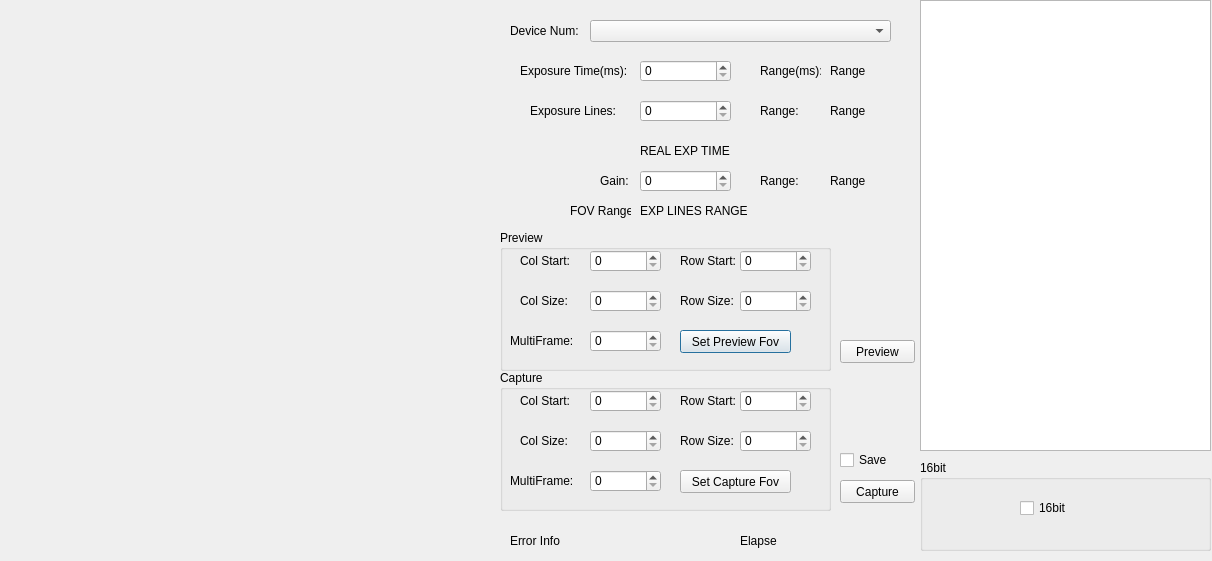
<?xml version="1.0" encoding="UTF-8"?>
<ui version="4.0">
 <class>KSJDemoQT_16Bits</class>
 <widget class="QDialog" name="KSJDemoQT_16Bits">
  <property name="geometry">
   <rect>
    <x>0</x>
    <y>0</y>
    <width>1212</width>
    <height>561</height>
   </rect>
  </property>
  <property name="windowTitle">
   <string>KSJDemoQT</string>
  </property>
  <widget class="QWidget" name="PREVIEWWND_Widget" native="true">
   <property name="geometry">
    <rect>
     <x>-10</x>
     <y>0</y>
     <width>501</width>
     <height>561</height>
    </rect>
   </property>
  </widget>
  <widget class="QLabel" name="DEVICENUM_Label">
   <property name="geometry">
    <rect>
     <x>510</x>
     <y>20</y>
     <width>71</width>
     <height>21</height>
    </rect>
   </property>
   <property name="text">
    <string>Device Num:</string>
   </property>
  </widget>
  <widget class="QComboBox" name="DEVICE_LIST_ComboBox">
   <property name="geometry">
    <rect>
     <x>590</x>
     <y>20</y>
     <width>301</width>
     <height>22</height>
    </rect>
   </property>
  </widget>
  <widget class="QSpinBox" name="ExposureLinesSpinBox">
   <property name="geometry">
    <rect>
     <x>640</x>
     <y>100</y>
     <width>91</width>
     <height>22</height>
    </rect>
   </property>
  </widget>
  <widget class="QSpinBox" name="GainSpinBox">
   <property name="geometry">
    <rect>
     <x>640</x>
     <y>170</y>
     <width>91</width>
     <height>22</height>
    </rect>
   </property>
  </widget>
  <widget class="QLabel" name="label_6">
   <property name="geometry">
    <rect>
     <x>600</x>
     <y>170</y>
     <width>41</width>
     <height>21</height>
    </rect>
   </property>
   <property name="text">
    <string>Gain:</string>
   </property>
  </widget>
  <widget class="QLabel" name="label_7">
   <property name="geometry">
    <rect>
     <x>520</x>
     <y>60</y>
     <width>111</width>
     <height>21</height>
    </rect>
   </property>
   <property name="text">
    <string>Exposure Time(ms):</string>
   </property>
  </widget>
  <widget class="QLabel" name="label_8">
   <property name="geometry">
    <rect>
     <x>530</x>
     <y>100</y>
     <width>91</width>
     <height>21</height>
    </rect>
   </property>
   <property name="text">
    <string>Exposure Lines:</string>
   </property>
  </widget>
  <widget class="QSpinBox" name="ExposureTimeSpinBox">
   <property name="geometry">
    <rect>
     <x>640</x>
     <y>60</y>
     <width>91</width>
     <height>22</height>
    </rect>
   </property>
  </widget>
  <widget class="QLabel" name="label_9">
   <property name="geometry">
    <rect>
     <x>760</x>
     <y>60</y>
     <width>61</width>
     <height>21</height>
    </rect>
   </property>
   <property name="text">
    <string>Range(ms):</string>
   </property>
  </widget>
  <widget class="QLabel" name="label_10">
   <property name="geometry">
    <rect>
     <x>760</x>
     <y>100</y>
     <width>41</width>
     <height>21</height>
    </rect>
   </property>
   <property name="text">
    <string>Range:</string>
   </property>
  </widget>
  <widget class="QLabel" name="label_11">
   <property name="geometry">
    <rect>
     <x>760</x>
     <y>170</y>
     <width>41</width>
     <height>21</height>
    </rect>
   </property>
   <property name="text">
    <string>Range:</string>
   </property>
  </widget>
  <widget class="QLabel" name="EXPOSURE_TIME_RANGE_Label">
   <property name="geometry">
    <rect>
     <x>830</x>
     <y>60</y>
     <width>71</width>
     <height>21</height>
    </rect>
   </property>
   <property name="text">
    <string>Range</string>
   </property>
  </widget>
  <widget class="QLabel" name="EXPOSURE_LINES_RANGE_Label">
   <property name="geometry">
    <rect>
     <x>830</x>
     <y>100</y>
     <width>71</width>
     <height>21</height>
    </rect>
   </property>
   <property name="text">
    <string>Range</string>
   </property>
  </widget>
  <widget class="QLabel" name="GAIN_RANGE_Label">
   <property name="geometry">
    <rect>
     <x>830</x>
     <y>170</y>
     <width>71</width>
     <height>21</height>
    </rect>
   </property>
   <property name="text">
    <string>Range</string>
   </property>
  </widget>
  <widget class="QLabel" name="EXPOSURE_TIME_REAL_Label">
   <property name="geometry">
    <rect>
     <x>640</x>
     <y>140</y>
     <width>201</width>
     <height>21</height>
    </rect>
   </property>
   <property name="text">
    <string>REAL EXP TIME</string>
   </property>
  </widget>
  <widget class="QLabel" name="FOV_RANGE_Label">
   <property name="geometry">
    <rect>
     <x>640</x>
     <y>200</y>
     <width>201</width>
     <height>21</height>
    </rect>
   </property>
   <property name="text">
    <string>EXP LINES RANGE</string>
   </property>
  </widget>
  <widget class="QLabel" name="label_12">
   <property name="geometry">
    <rect>
     <x>570</x>
     <y>200</y>
     <width>61</width>
     <height>21</height>
    </rect>
   </property>
   <property name="text">
    <string>FOV Range:</string>
   </property>
  </widget>
  <widget class="QGroupBox" name="groupBox">
   <property name="geometry">
    <rect>
     <x>500</x>
     <y>230</y>
     <width>331</width>
     <height>141</height>
    </rect>
   </property>
   <property name="title">
    <string>Preview</string>
   </property>
   <widget class="QLabel" name="label">
    <property name="geometry">
     <rect>
      <x>20</x>
      <y>20</y>
      <width>61</width>
      <height>21</height>
     </rect>
    </property>
    <property name="text">
     <string>Col Start:</string>
    </property>
   </widget>
   <widget class="QLabel" name="label_2">
    <property name="geometry">
     <rect>
      <x>180</x>
      <y>20</y>
      <width>61</width>
      <height>21</height>
     </rect>
    </property>
    <property name="text">
     <string>Row Start:</string>
    </property>
   </widget>
   <widget class="QLabel" name="label_3">
    <property name="geometry">
     <rect>
      <x>20</x>
      <y>60</y>
      <width>61</width>
      <height>21</height>
     </rect>
    </property>
    <property name="text">
     <string>Col Size:</string>
    </property>
   </widget>
   <widget class="QLabel" name="label_4">
    <property name="geometry">
     <rect>
      <x>180</x>
      <y>60</y>
      <width>61</width>
      <height>21</height>
     </rect>
    </property>
    <property name="text">
     <string>Row Size:</string>
    </property>
   </widget>
   <widget class="QLabel" name="label_5">
    <property name="geometry">
     <rect>
      <x>10</x>
      <y>100</y>
      <width>71</width>
      <height>21</height>
     </rect>
    </property>
    <property name="text">
     <string>MultiFrame:</string>
    </property>
   </widget>
   <widget class="QPushButton" name="SetPreviewFovButton">
    <property name="geometry">
     <rect>
      <x>180</x>
      <y>100</y>
      <width>111</width>
      <height>23</height>
     </rect>
    </property>
    <property name="text">
     <string>Set Preview Fov</string>
    </property>
   </widget>
   <widget class="QSpinBox" name="PreviewColStartSpinBox">
    <property name="geometry">
     <rect>
      <x>90</x>
      <y>20</y>
      <width>71</width>
      <height>22</height>
     </rect>
    </property>
   </widget>
   <widget class="QSpinBox" name="PreviewColSizeSpinBox">
    <property name="geometry">
     <rect>
      <x>90</x>
      <y>60</y>
      <width>71</width>
      <height>22</height>
     </rect>
    </property>
   </widget>
   <widget class="QSpinBox" name="PreviewRowStartSpinBox">
    <property name="geometry">
     <rect>
      <x>240</x>
      <y>20</y>
      <width>71</width>
      <height>22</height>
     </rect>
    </property>
   </widget>
   <widget class="QSpinBox" name="PreviewRowSizeSpinBox">
    <property name="geometry">
     <rect>
      <x>240</x>
      <y>60</y>
      <width>71</width>
      <height>22</height>
     </rect>
    </property>
   </widget>
   <widget class="QSpinBox" name="PreviewMultiFrameSpinBox">
    <property name="geometry">
     <rect>
      <x>90</x>
      <y>100</y>
      <width>71</width>
      <height>22</height>
     </rect>
    </property>
   </widget>
  </widget>
  <widget class="QGroupBox" name="groupBox_2">
   <property name="geometry">
    <rect>
     <x>500</x>
     <y>370</y>
     <width>331</width>
     <height>141</height>
    </rect>
   </property>
   <property name="title">
    <string>Capture</string>
   </property>
   <widget class="QLabel" name="label_18">
    <property name="geometry">
     <rect>
      <x>20</x>
      <y>20</y>
      <width>61</width>
      <height>21</height>
     </rect>
    </property>
    <property name="text">
     <string>Col Start:</string>
    </property>
   </widget>
   <widget class="QLabel" name="label_19">
    <property name="geometry">
     <rect>
      <x>180</x>
      <y>20</y>
      <width>61</width>
      <height>21</height>
     </rect>
    </property>
    <property name="text">
     <string>Row Start:</string>
    </property>
   </widget>
   <widget class="QLabel" name="label_20">
    <property name="geometry">
     <rect>
      <x>20</x>
      <y>60</y>
      <width>61</width>
      <height>21</height>
     </rect>
    </property>
    <property name="text">
     <string>Col Size:</string>
    </property>
   </widget>
   <widget class="QLabel" name="label_21">
    <property name="geometry">
     <rect>
      <x>180</x>
      <y>60</y>
      <width>61</width>
      <height>21</height>
     </rect>
    </property>
    <property name="text">
     <string>Row Size:</string>
    </property>
   </widget>
   <widget class="QLabel" name="label_22">
    <property name="geometry">
     <rect>
      <x>10</x>
      <y>100</y>
      <width>71</width>
      <height>21</height>
     </rect>
    </property>
    <property name="text">
     <string>MultiFrame:</string>
    </property>
   </widget>
   <widget class="QPushButton" name="SetCaptureFovButton">
    <property name="geometry">
     <rect>
      <x>180</x>
      <y>100</y>
      <width>111</width>
      <height>23</height>
     </rect>
    </property>
    <property name="text">
     <string>Set Capture Fov</string>
    </property>
   </widget>
   <widget class="QSpinBox" name="CaptureColStartSpinBox">
    <property name="geometry">
     <rect>
      <x>90</x>
      <y>20</y>
      <width>71</width>
      <height>22</height>
     </rect>
    </property>
   </widget>
   <widget class="QSpinBox" name="CaptureColSizeSpinBox">
    <property name="geometry">
     <rect>
      <x>90</x>
      <y>60</y>
      <width>71</width>
      <height>22</height>
     </rect>
    </property>
   </widget>
   <widget class="QSpinBox" name="CaptureRowStartSpinBox">
    <property name="geometry">
     <rect>
      <x>240</x>
      <y>20</y>
      <width>71</width>
      <height>22</height>
     </rect>
    </property>
   </widget>
   <widget class="QSpinBox" name="CaptureRowSizeSpinBox">
    <property name="geometry">
     <rect>
      <x>240</x>
      <y>60</y>
      <width>71</width>
      <height>22</height>
     </rect>
    </property>
   </widget>
   <widget class="QSpinBox" name="CaptureMultiFrameSpinBox">
    <property name="geometry">
     <rect>
      <x>90</x>
      <y>100</y>
      <width>71</width>
      <height>22</height>
     </rect>
    </property>
   </widget>
  </widget>
  <widget class="QPushButton" name="PreviewButton">
   <property name="geometry">
    <rect>
     <x>840</x>
     <y>340</y>
     <width>75</width>
     <height>23</height>
    </rect>
   </property>
   <property name="text">
    <string>Preview</string>
   </property>
  </widget>
  <widget class="QPushButton" name="CaptureButton">
   <property name="geometry">
    <rect>
     <x>840</x>
     <y>480</y>
     <width>75</width>
     <height>23</height>
    </rect>
   </property>
   <property name="text">
    <string>Capture</string>
   </property>
  </widget>
  <widget class="QLabel" name="ERROR_INFO_Label">
   <property name="geometry">
    <rect>
     <x>510</x>
     <y>530</y>
     <width>201</width>
     <height>21</height>
    </rect>
   </property>
   <property name="text">
    <string>Error Info</string>
   </property>
  </widget>
  <widget class="QLabel" name="ELAPSE_TIME_Label">
   <property name="geometry">
    <rect>
     <x>740</x>
     <y>530</y>
     <width>121</width>
     <height>21</height>
    </rect>
   </property>
   <property name="text">
    <string>Elapse</string>
   </property>
  </widget>
  <widget class="QTableWidget" name="FunctionTableWidget">
   <property name="geometry">
    <rect>
     <x>920</x>
     <y>0</y>
     <width>291</width>
     <height>451</height>
    </rect>
   </property>
  </widget>
  <widget class="QCheckBox" name="SaveCheckBox">
   <property name="geometry">
    <rect>
     <x>840</x>
     <y>450</y>
     <width>71</width>
     <height>20</height>
    </rect>
   </property>
   <property name="text">
    <string>Save</string>
   </property>
  </widget>
  <widget class="QGroupBox" name="groupBox_3">
   <property name="geometry">
    <rect>
     <x>920</x>
     <y>460</y>
     <width>291</width>
     <height>91</height>
    </rect>
   </property>
   <property name="title">
    <string>16bit</string>
   </property>
   <widget class="QCheckBox" name="BitcheckBox">
    <property name="geometry">
     <rect>
      <x>100</x>
      <y>40</y>
      <width>71</width>
      <height>16</height>
     </rect>
    </property>
    <property name="text">
     <string>16bit</string>
    </property>
   </widget>
  </widget>
 </widget>
 <resources/>
 <connections/>
</ui>
